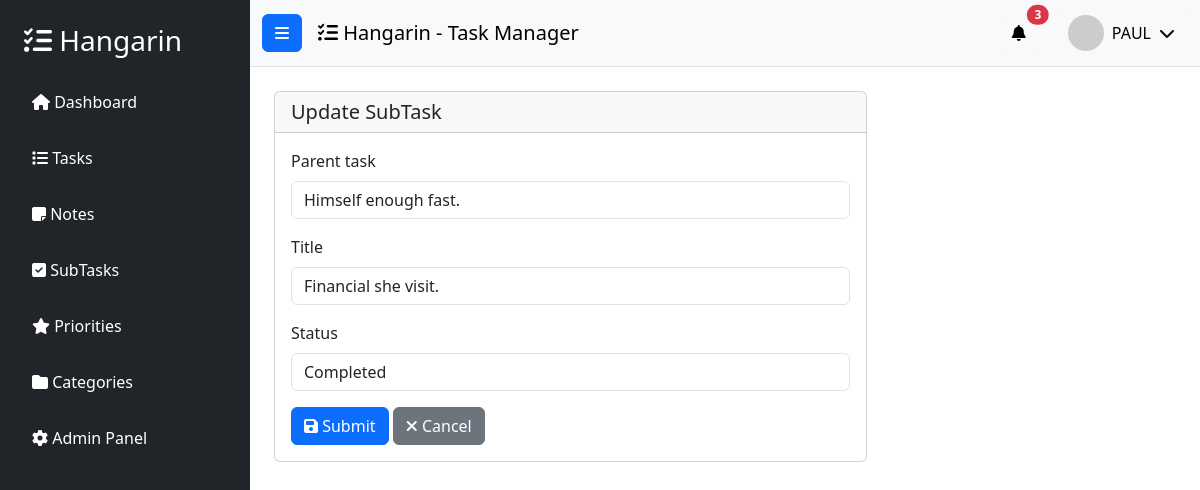
Page /subtask_list/2/ (signed in) on the committed database.
### tasks/models.py (models this page shows, shortened)
class BaseModel(models.Model):
    created_at = models.DateTimeField(auto_now_add=True)
    updated_at = models.DateTimeField(auto_now=True)
    class Meta:
        abstract = True

class SubTask(BaseModel):
    parent_task = models.ForeignKey(
        Task,
        on_delete=models.CASCADE,
        related_name="subtasks",
    )
    title = models.CharField(max_length=255)
    status = models.CharField(
        max_length=50,
        choices=STATUS_CHOICES,
        default="Pending",
    )
    class Meta:
        verbose_name = "SubTask"
        verbose_name_plural = "SubTasks"

### tasks/views.py (the view)
# urls.py: path('subtask_list/<pk>/', views.SubTaskUpdateView.as_view(), name='subtask-update'),
class SubTaskUpdateView(LoginRequiredMixin, UpdateView):
    model = SubTask
    form_class = SubTaskForm
    template_name = 'subtask_form.html'
    success_url = reverse_lazy('subtask-list')
    login_url = '/accounts/login/'

### tasks/forms.py
class SubTaskForm(ModelForm):
    class Meta:
        model = SubTask
        fields = "__all__"

### tasks/models.py (called while the page is built)
    def __str__(self):
        return self.title

### templates/subtask_form.html (shortened to what this page needs)
{% extends 'base.html' %}
{% load static %}
{% block content %}
<div class="row">
    <div class="col-md-8">
        <div class="card">
            <div class="card-header">
                <h5 class="card-title mb-0">
                    {% if object %}Update SubTask{% else %}Add New SubTask{% endif %}
                </h5>
            </div>
            <div class="card-body">
                <form method="post" novalidate>
                    {% include 'includes/form.html' %}
                    <div class="mt-3">
                        <button type="submit" class="btn btn-primary">
                            <i class="fas fa-save"></i> Submit
                        </button>
                        <a href="{% url 'subtask-list' %}" class="btn btn-secondary">
                            <i class="fas fa-times"></i> Cancel
                        </a>
                    </div>
                </form>
            </div>
        </div>
    </div>
</div>
{% endblock %}

### templates/base.html (shortened to what this page needs)
{% load static %}
{% load pwa %}
<!DOCTYPE html>
<html lang="en">
<head>
     {% load pwa %}
    <link href="https://cdn.jsdelivr.net/npm/bootstrap@5.3.0/dist/css/bootstrap.min.css" rel="stylesheet">
    <link rel="stylesheet" href="https://cdnjs.cloudflare.com/ajax/libs/font-awesome/6.4.0/css/all.min.css">
</head>
<body>
    <div class="wrapper d-flex">
        <nav id="sidebar" class="bg-dark text-white" style="width: 250px; min-height: 100vh;">
            <div class="p-4">
                <h3 class="mb-4">
                    <i class="fas fa-tasks"></i> Hangarin
                </h3>
                <ul class="list-unstyled">
                    <li class="mb-3">
                        <a href="{% url 'home' %}" class="text-white text-decoration-none d-block p-2 rounded hover-bg">
                            <i class="fas fa-home"></i> Dashboard
                        </a>
                    </li>
                    <li class="mb-3">
                        <a href="{% url 'task-list' %}" class="text-white text-decoration-none d-block p-2 rounded hover-bg">
                            <i class="fas fa-list"></i> Tasks
                        </a>
                    </li>
                    <li class="mb-3">
                        <a href="{% url 'note-list' %}" class="text-white text-decoration-none d-block p-2 rounded hover-bg">
                            <i class="fas fa-sticky-note"></i> Notes
                        </a>
                    </li>
                    <li class="mb-3">
                        <a href="{% url 'subtask-list' %}" class="text-white text-decoration-none d-block p-2 rounded hover-bg">
                            <i class="fas fa-check-square"></i> SubTasks
                        </a>
                    </li>
                    <li class="mb-3">
                        <a href="{% url 'priority-list' %}" class="text-white text-decoration-none d-block p-2 rounded hover-bg">
                            <i class="fas fa-star"></i> Priorities
                        </a>
                    </li>
                    <li class="mb-3">
                        <a href="{% url 'category-list' %}" class="text-white text-decoration-none d-block p-2 rounded hover-bg">
                            <i class="fas fa-folder"></i> Categories
                        </a>
                    </li>
                    <li class="mb-3">
                        <a href="/admin/" class="text-white text-decoration-none d-block p-2 rounded hover-bg">
                            <i class="fas fa-cog"></i> Admin Panel
                        </a>
                    </li>
                </ul>
            </div>
        </nav>
        <div class="flex-fill">
            <nav class="navbar navbar-expand-lg navbar-light bg-light border-bottom">
                <div class="container-fluid">
                    <button class="btn btn-primary me-3" id="sidebarToggle">
                        <i class="fas fa-bars"></i>
                    </button>
                    <span class="navbar-brand mb-0 h1">
                        <i class="fas fa-tasks"></i> Hangarin - Task Manager
                    </span>
                    <div class="ms-auto d-flex align-items-center">
                        <div class="dropdown me-3">
                            <button class="btn btn-light position-relative" type="button" id="notificationDropdown" data-bs-toggle="dropdown">
                                <i class="fas fa-bell"></i>
                                <span class="position-absolute top-0 start-100 translate-middle badge rounded-pill bg-danger">
                                    3
                                </span>
                            </button>
                        </div>
                        <div class="dropdown">
                            <button class="btn btn-light d-flex align-items-center" type="button" id="userDropdown" data-bs-toggle="dropdown">
                                <img src="https://ui-avatars.com/api/?name={{ user.username|default:'User' }}&background=007bff&color=fff&size=36"
                                     alt="user"
                                     class="rounded-circle me-2"
                                     width="36"
                                     height="36">
                                <span class="d-none d-md-inline">
                                    {% if user.is_authenticated %}
                                        {{ user.username }}
                                    {% else %}
                                        Guest
                                    {% endif %}
                                </span>
                                <i class="fas fa-chevron-down ms-2"></i>
                            </button>
                        </div>
                    </div>
                </div>
            </nav>
            <div class="container-fluid p-4">
                {% block content %}
                {% endblock %}
            </div>
        </div>
    </div>
</body>
</html>

### templates/includes/form.html (shortened to what this page needs)
{% load widget_tweaks %}
{% for field in form %}
<div class="field item form-group mb-3">
    <label class="form-label">{{ field.label }}</label>
    {% render_field field class="form-control" %}
</div>
{% endfor %}

### rows in the picture
SubTask: parent_task "Himself enough fast." "Financial she visit." "Completed"

### other values in the picture
{{ user.username }} "PAUL"
{{ field.label }} "Parent task" "Title" "Status"
